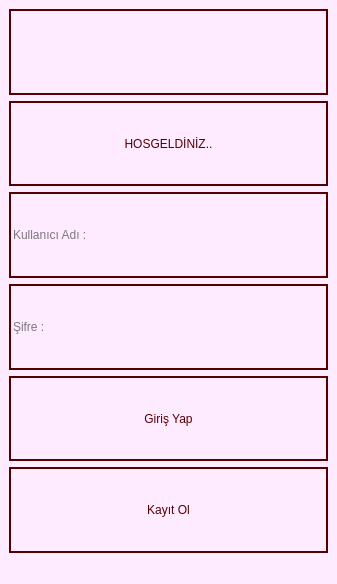
<?xml version="1.0" encoding="UTF-8"?>
<ui version="4.0">
 <class>MainWindow</class>
 <widget class="QMainWindow" name="MainWindow">
  <property name="geometry">
   <rect>
    <x>0</x>
    <y>0</y>
    <width>337</width>
    <height>584</height>
   </rect>
  </property>
  <property name="windowTitle">
   <string>MainWindow</string>
  </property>
  <property name="styleSheet">
   <string notr="true">background-color: rgb(255, 235, 255);</string>
  </property>
  <widget class="QWidget" name="centralwidget">
   <layout class="QVBoxLayout" name="verticalLayout">
    <item>
     <layout class="QGridLayout" name="publicGL">
      <item row="3" column="0">
       <layout class="QVBoxLayout" name="passwordVL">
        <item>
         <widget class="QLineEdit" name="passwordLE">
          <property name="sizePolicy">
           <sizepolicy hsizetype="Expanding" vsizetype="Expanding">
            <horstretch>0</horstretch>
            <verstretch>0</verstretch>
           </sizepolicy>
          </property>
          <property name="styleSheet">
           <string notr="true">background-color: rgb(255, 235, 255);
border : 2px solid rgb(85, 0, 0);
font: 75 8pt &quot;MS Shell Dlg 2&quot;;</string>
          </property>
          <property name="text">
           <string/>
          </property>
          <property name="echoMode">
           <enum>QLineEdit::Password</enum>
          </property>
          <property name="placeholderText">
           <string>Şifre : </string>
          </property>
         </widget>
        </item>
       </layout>
      </item>
      <item row="4" column="0">
       <layout class="QVBoxLayout" name="loginVL">
        <item>
         <widget class="QPushButton" name="loginBut">
          <property name="sizePolicy">
           <sizepolicy hsizetype="Expanding" vsizetype="Expanding">
            <horstretch>0</horstretch>
            <verstretch>0</verstretch>
           </sizepolicy>
          </property>
          <property name="styleSheet">
           <string notr="true">color : rgb(85, 0, 0);
font: 87 italic 12pt &quot;Segoe UI Black&quot;;
background-color: rgb(255, 235, 255);
border : 2px solid rgb(85, 0, 0);</string>
          </property>
          <property name="text">
           <string>Giriş Yap</string>
          </property>
         </widget>
        </item>
       </layout>
      </item>
      <item row="5" column="0">
       <layout class="QVBoxLayout" name="registerVL">
        <item>
         <widget class="QPushButton" name="registerBut">
          <property name="sizePolicy">
           <sizepolicy hsizetype="Expanding" vsizetype="Expanding">
            <horstretch>0</horstretch>
            <verstretch>0</verstretch>
           </sizepolicy>
          </property>
          <property name="styleSheet">
           <string notr="true">color : rgb(85, 0, 0);
font: 87 italic 12pt &quot;Segoe UI Black&quot;;
background-color: rgb(255, 235, 255);
border : 2px solid rgb(85, 0, 0);</string>
          </property>
          <property name="text">
           <string>Kayıt Ol</string>
          </property>
         </widget>
        </item>
       </layout>
      </item>
      <item row="1" column="0">
       <layout class="QVBoxLayout" name="welcomeVL">
        <item>
         <widget class="QLabel" name="welcomelbl">
          <property name="sizePolicy">
           <sizepolicy hsizetype="Expanding" vsizetype="Expanding">
            <horstretch>0</horstretch>
            <verstretch>0</verstretch>
           </sizepolicy>
          </property>
          <property name="styleSheet">
           <string notr="true">color : rgb(85, 0, 0);
font: 18pt &quot;Stencil&quot;;
background-color: rgb(255, 235, 255);
border : 2px solid rgb(85, 0, 0);</string>
          </property>
          <property name="text">
           <string>HOSGELDİNİZ..</string>
          </property>
          <property name="alignment">
           <set>Qt::AlignCenter</set>
          </property>
         </widget>
        </item>
       </layout>
      </item>
      <item row="2" column="0">
       <layout class="QVBoxLayout" name="userNameVL">
        <item>
         <widget class="QLineEdit" name="userNameLE">
          <property name="sizePolicy">
           <sizepolicy hsizetype="Expanding" vsizetype="Expanding">
            <horstretch>0</horstretch>
            <verstretch>0</verstretch>
           </sizepolicy>
          </property>
          <property name="styleSheet">
           <string notr="true">background-color: rgb(255, 235, 255);
border : 2px solid rgb(85, 0, 0);
font: 75 8pt &quot;MS Shell Dlg 2&quot;;</string>
          </property>
          <property name="text">
           <string/>
          </property>
          <property name="placeholderText">
           <string>Kullanıcı Adı :</string>
          </property>
         </widget>
        </item>
       </layout>
      </item>
      <item row="0" column="0">
       <layout class="QVBoxLayout" name="logoVL">
        <item>
         <widget class="QLabel" name="label">
          <property name="sizePolicy">
           <sizepolicy hsizetype="Expanding" vsizetype="Expanding">
            <horstretch>0</horstretch>
            <verstretch>0</verstretch>
           </sizepolicy>
          </property>
          <property name="styleSheet">
           <string notr="true">background-color: rgb(255, 235, 255);
border : 2px solid rgb(85, 0, 0);</string>
          </property>
          <property name="text">
           <string/>
          </property>
          <property name="pixmap">
           <pixmap>ok.png</pixmap>
          </property>
          <property name="alignment">
           <set>Qt::AlignCenter</set>
          </property>
         </widget>
        </item>
       </layout>
      </item>
     </layout>
    </item>
   </layout>
  </widget>
  <widget class="QMenuBar" name="menubar">
   <property name="geometry">
    <rect>
     <x>0</x>
     <y>0</y>
     <width>337</width>
     <height>21</height>
    </rect>
   </property>
  </widget>
  <widget class="QStatusBar" name="statusbar"/>
 </widget>
 <resources/>
 <connections/>
</ui>
